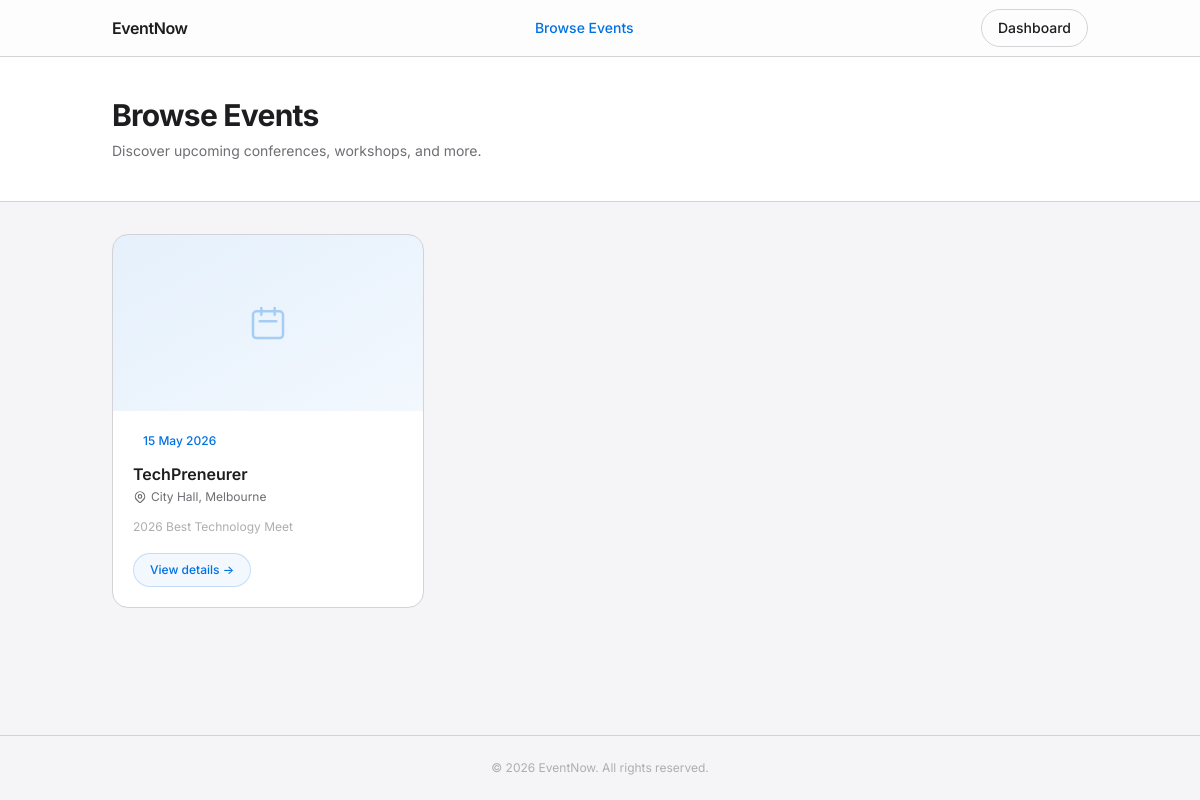
The app's page /eventnow/events/ (signed in) with its own data.
### apps/events/models.py (models this page shows, shortened)
class Event(models.Model):
    id = models.AutoField(primary_key=True)
    organiser = models.ForeignKey(
        User,
        on_delete=models.CASCADE,
    )
    venue = models.ForeignKey(Venue, on_delete=models.CASCADE)
    title = models.CharField(max_length=255)
    slug = models.SlugField(max_length=255, unique=True)
    description = models.TextField()
    cover_image_url = models.URLField()
    starts_at = models.DateTimeField()
    ends_at = models.DateTimeField()
    status = models.CharField(max_length=255)
    max_capacity = models.IntegerField()
    created_at = models.DateTimeField(auto_now_add=True)
    updated_at = models.DateTimeField(auto_now=True)
    class Meta:
        app_label = 'apps'

class Venue(models.Model):
    id = models.AutoField(primary_key=True)
    name = models.CharField(max_length=255)
    address = models.CharField(max_length=255)
    city = models.CharField(max_length=255)
    country = models.CharField(max_length=255)
    created_at = models.DateTimeField(auto_now_add=True)
    updated_at = models.DateTimeField(auto_now=True)
    class Meta:
        app_label = 'apps'

### apps/events/views.py (the view)
# urls.py: path('events/',                     views.event_list,       name='event_list'),
def event_list(request):
    qs = (
        Event.objects
        .filter(status='published')
        .select_related('venue', 'organiser')
        .order_by('starts_at')
    )
    paginator = Paginator(qs, 9)
    page_obj  = paginator.get_page(request.GET.get('page'))
    return render(request, 'events/event-list.html', {'page_obj': page_obj})

### apps/templates/events/event-list.html (shortened to what this page needs)
{% extends "base.html" %}
{% block body_class %}bg-surface text-ink font-sans min-h-screen flex flex-col{% endblock %}
{% block header %}
<header class="sticky top-0 z-50 bg-white/80 backdrop-blur-xl border-b border-border">
  <div class="max-w-5xl mx-auto px-6 h-14 flex items-center justify-between">
    <a href="{% url 'index' %}" class="text-base font-semibold text-ink tracking-tight">EventNow</a>
    <nav class="hidden md:flex items-center gap-7" aria-label="Main navigation">
      <a href="{% url 'event_list' %}" class="text-sm text-primary font-medium" aria-current="page">Browse Events</a>
    </nav>
    <div class="flex items-center gap-3">
      {% if user.is_authenticated %}
        <a href="{% url 'dashboard' %}" class="text-sm font-medium border border-border text-ink px-4 py-2 rounded-full hover:bg-surface transition-colors">Dashboard</a>
      {% else %}
        <a href="{% url 'account_login' %}" class="text-sm text-ink-2 hover:text-ink transition-colors">Sign in</a>
        <a href="{% url 'account_signup' %}" class="text-sm font-medium bg-primary text-white px-4 py-2 rounded-full hover:bg-primary-dark transition-colors">Get started</a>
      {% endif %}
    </div>
  </div>
</header>
{% endblock %}
{% block body %}
<main id="main" class="flex-1">
  <div class="bg-card border-b border-border">
    <div class="max-w-5xl mx-auto px-6 py-10">
      <h1 class="text-3xl font-bold text-ink tracking-tight mb-2">Browse Events</h1>
      <p class="text-sm text-ink-2">Discover upcoming conferences, workshops, and more.</p>
    </div>
  </div>
  <div class="max-w-5xl mx-auto px-6 py-8">
    {% if page_obj.object_list %}
    <div class="grid sm:grid-cols-2 lg:grid-cols-3 gap-5 mb-10">
      {% for event in page_obj %}
      <article class="bg-card border border-border rounded-2xl overflow-hidden flex flex-col hover:shadow-md transition-shadow">
        {% if event.cover_image_url %}
        <img src="{{ event.cover_image_url }}" alt="{{ event.title }}" class="w-full h-44 object-cover">
        {% else %}
        <div class="w-full h-44 bg-gradient-to-br from-primary/10 to-primary/5 flex items-center justify-center">
          <svg class="w-10 h-10 text-primary/30" fill="none" stroke="currentColor" viewBox="0 0 24 24">
            <path stroke-linecap="round" stroke-linejoin="round" stroke-width="1.5" d="M8 7V3m8 4V3m-9 8h10M5 21h14a2 2 0 002-2V7a2 2 0 00-2-2H5a2 2 0 00-2 2v12a2 2 0 002 2z"/>
          </svg>
        </div>
        {% endif %}
        <div class="flex-1 p-5">
          <div class="flex items-center gap-2 mb-3">
            <span class="text-xs font-medium bg-primary/8 text-primary px-2.5 py-0.5 rounded-full">
              {{ event.starts_at|date:"j M Y" }}
            </span>
          </div>
          <h2 class="text-base font-semibold text-ink mb-1 leading-snug">{{ event.title }}</h2>
          {% if event.venue %}
          <p class="text-xs text-ink-2 flex items-center gap-1 mb-3">
            {{ event.venue.name }}, {{ event.venue.city }}
          </p>
          {% endif %}
          <p class="text-xs text-ink-3 leading-relaxed line-clamp-2 mb-4">{{ event.description }}</p>
          <a href="{% url 'event_detail' event.slug %}"
             class="inline-block text-xs font-medium text-primary border border-primary/20 bg-primary/5 px-4 py-2 rounded-full hover:bg-primary/10 transition-colors">
            View details →
          </a>
        </div>
      </article>
      {% endfor %}
    </div>
    {% endif %}
  </div>
</main>
{% endblock %}
{% block footer %}
<footer class="border-t border-border py-6">
  <p class="text-center text-xs text-ink-3">© 2026 EventNow. All rights reserved.</p>
</footer>
{% endblock %}

### apps/templates/base.html (style rules this page uses)
* { -webkit-font-smoothing: antialiased; }

### records on screen
Event: starts_at "15 May 2026", title "TechPreneurer", venue.name "City Hall", venue.city "Melbourne", description "2026 Best Technology Meet"
